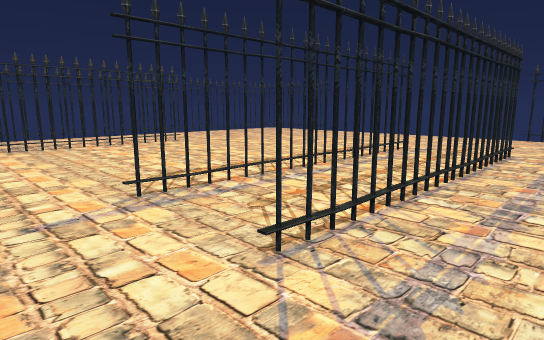
view 1 (above)

16 first-person views from a walk through a scene from a Unity 3-D project. The camera is 1.4 m above the floor, tilts 10° down and sees 75° across. The floor is counted in squares, 1 m on a side. Each view is taken from the middle of a square. On the plan, view 1 faces up. The plan holds only what a view shows up to about 15 squares ahead; the rest is blank. The player character is not drawn.

view 2
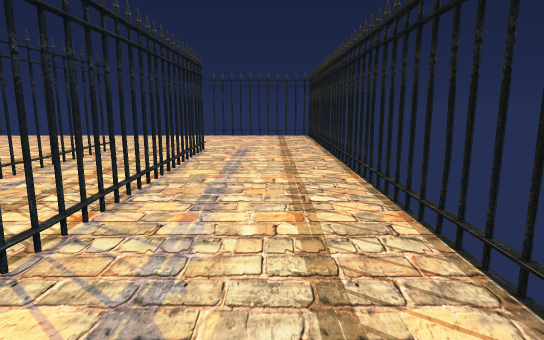

view 3
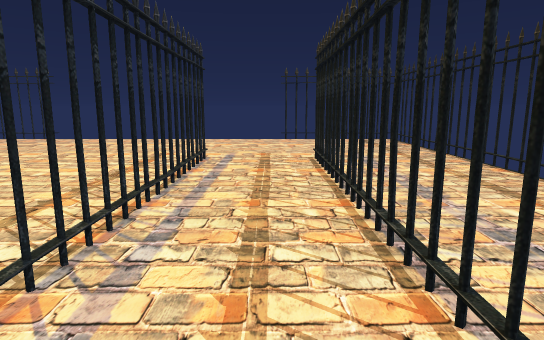

view 4
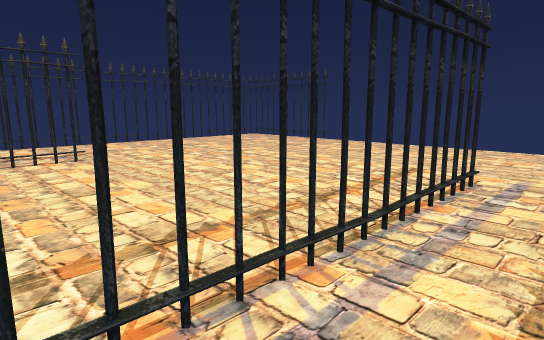

view 5
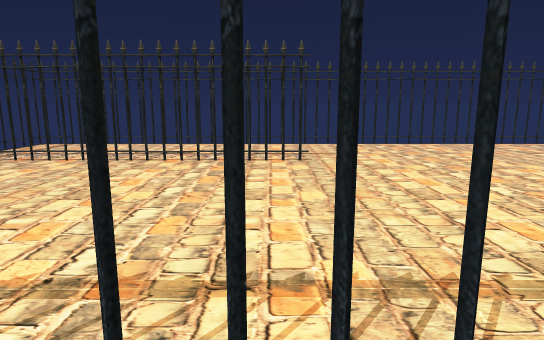

view 6
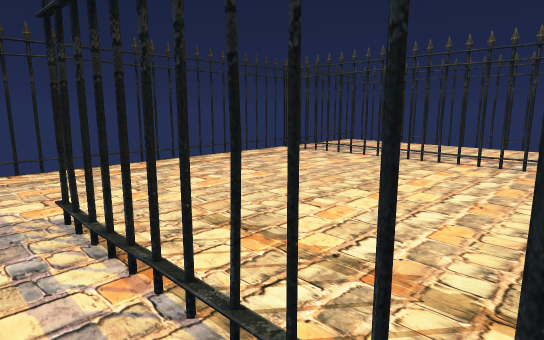

view 7
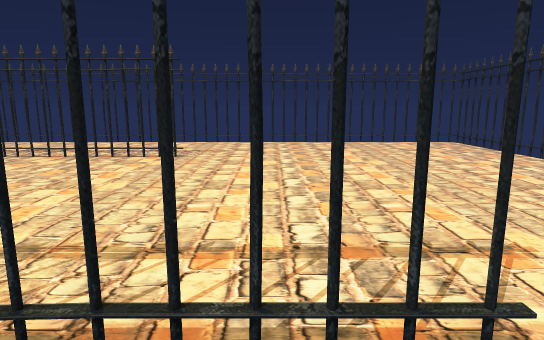

view 8
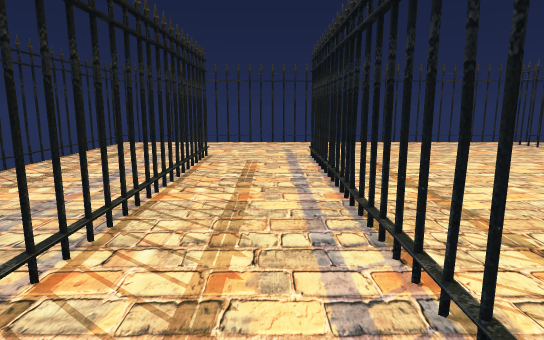

view 9
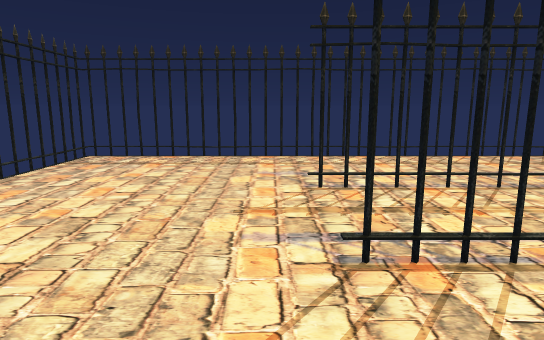

view 10
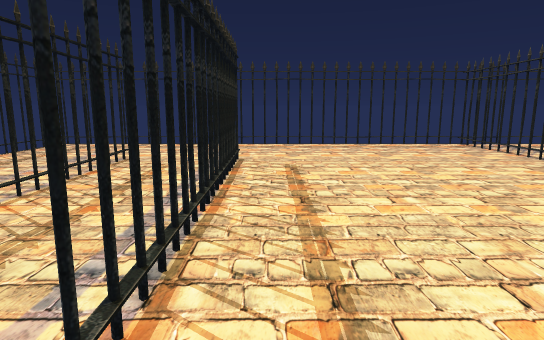

view 11
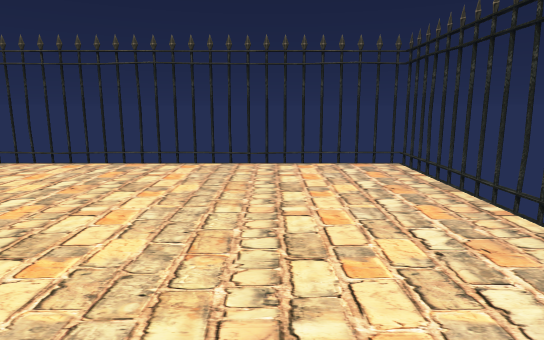

view 12
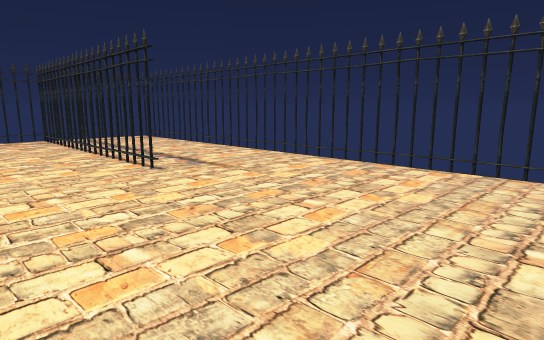

view 13
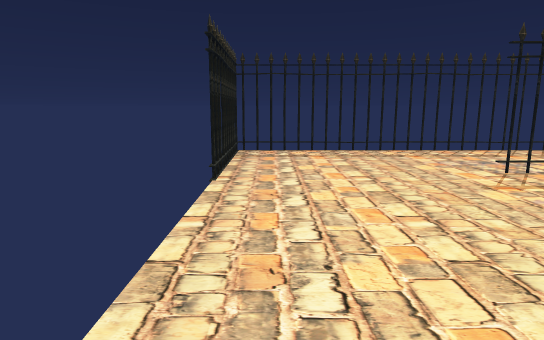

view 14
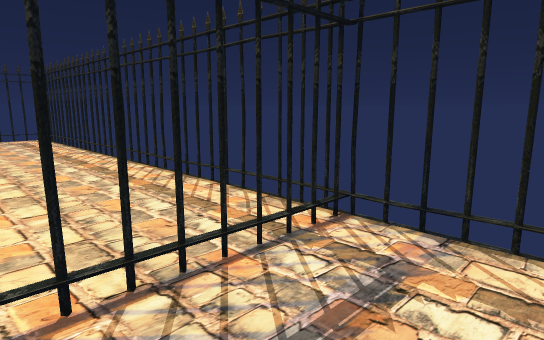

view 15
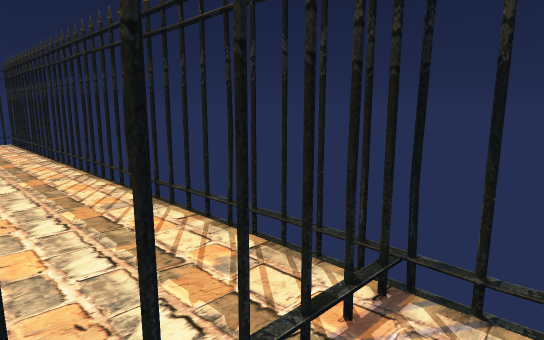

view 16
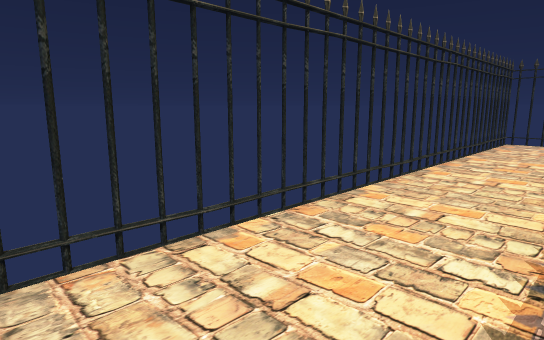

### Floor plan
Key: @ floor where view 1 was taken; # wall or solid block; . floor; T thing the floor can be seen under or through.
Columns run from 14 left of view 1 to 13 right of it. Each row starts with its distance up from view 1.
 24             ##.##
 23            ##...##
 22            #.....#
 21           .........
 20         ##..........
 19        ##............
 18      # #..............
 17     ##.................
 16      ...................
 15    ##....T...............
 14   ##....TT...............##
 13  ##....TT.................##
 12 ##....TT..........#........#
 11  ....TT..........##........#
 10   #.##..........##..T.....##
  9   # #..........##..TT....##
  8     #.........##...T....##
  7      ........##..TT.....
  6       #.....#...TT....#
  5       ##.......TT....##
  4        ##.....TT....##
  3         ##.........##
  2          ##.......##
  1           ##.....##
  0            ##.@.##
 -1             ##.##
 -2              ###

Positions as (right, up) in squares from view 1, and headings:
1: (0, 0), facing up
2: (0, 0), facing up-right
3: (-1, 4), facing up-right
4: (1, 6), facing up
5: (2, 8), facing up-left
6: (2, 8), facing left
7: (5, 10), facing up-left
8: (6, 12), facing down-left
9: (3, 15), facing down-right
10: (4, 13), facing down-left
11: (4, 17), facing up-left
12: (4, 18), facing left
13: (5, 19), facing down-right
14: (-10, 13), facing down
15: (-10, 11), facing down
16: (-9, 12), facing up
